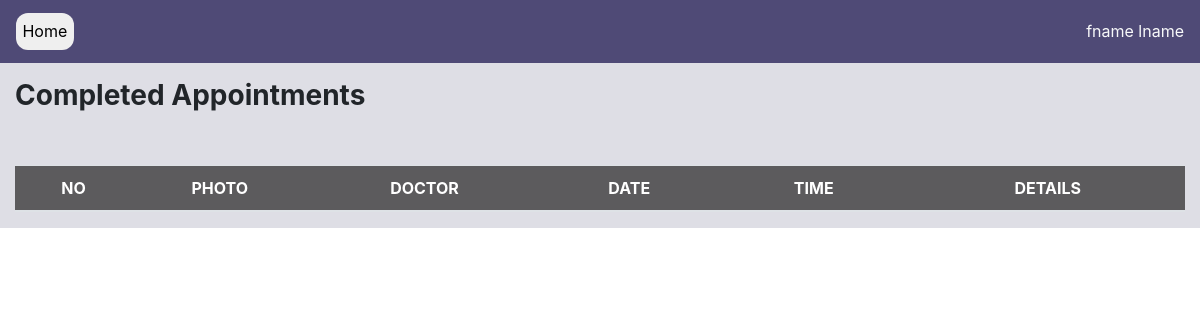
Page /patient-completed-appointment (signed in) on the earlier database version.
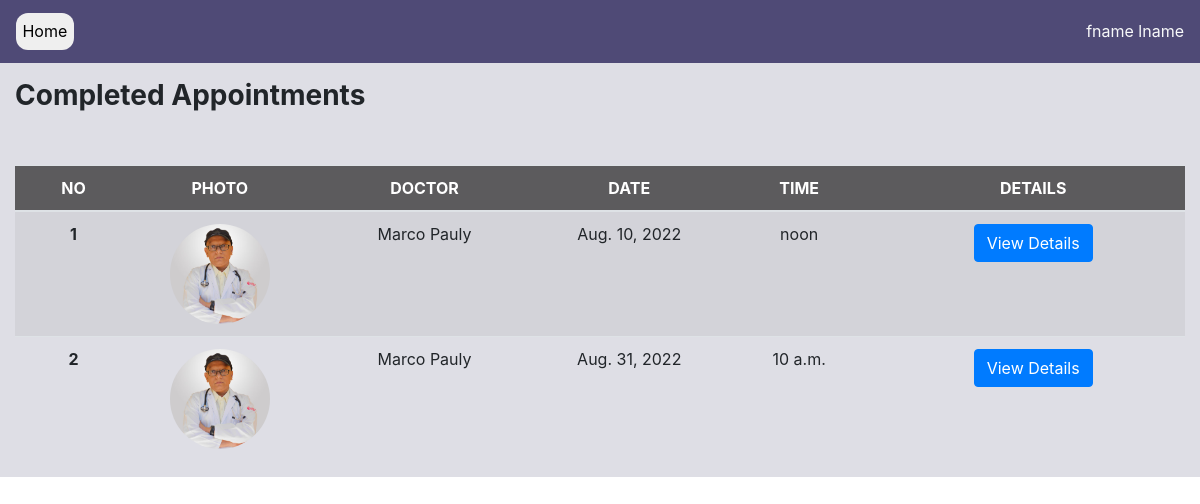
Same page on the later database version.
### appointment/models.py (models this page shows, shortened)
class Appointment(models.Model):
    TIME_SLOT = [
    (1, '9:00-10:00'),
    (2, '10:00-11:00'),
    (3, '11:00-12:00'),
    (4, '13:00-14:00'),
    ]
    doctor = models.ForeignKey(User,on_delete=models.CASCADE, limit_choices_to={'user_type': 'D'}, related_name='doctor')
    patient = models.ForeignKey(User,on_delete=models.CASCADE, limit_choices_to={'user_type': 'P'})
    date =  models.DateField()
    start_time = models.TimeField(null=True)
    end_time = models.TimeField(null=True)
    reason = models.TextField()
    status = models.BooleanField(default=False)
    class Meta:
        db_table = 'appointment'
        constraints = [
            models.UniqueConstraint(fields=['patient', 'doctor', 'date'], name='unique_booking')
        ]
        ordering = ['date', 'start_time']

### profiles/models.py (models this page shows, shortened)
class DoctorProfile(models.Model):
    class Meta:
        db_table = 'doctor_profile'
    user = models.OneToOneField(
        User, on_delete=models.CASCADE,
        primary_key=True, limit_choices_to={'user_type': 'D'},
        related_name='docprofile', #* related_name is used to give alternate name to the reverse relationship
        )
    profile_pic = models.ImageField(upload_to='images/profiles/doctors') #TODO Change directory to /images/doctor/username
    qualification = models.CharField(max_length=100, blank=True, null=True)
    department = models.ForeignKey(Department, on_delete=models.CASCADE)

### accounts/models.py (models this page shows, shortened)
class User(AbstractUser):
    DOCTOR = 'D'
    PATIENT = 'P'
    USER_TYPES = [
        (DOCTOR, 'Doctor'),
        (PATIENT, 'Patient'),
    ]
    MALE = 'M'
    FEMALE = 'F'
    OTHER = 'O'
    PREFER_NOT_TO_SAY = 'N'
    GENDER = [
        (MALE, 'Male'),
        (FEMALE, 'Female'),
        (OTHER, 'Other'),
        (PREFER_NOT_TO_SAY, 'Prefer not to say')
    ]
    class Meta:
        db_table = 'user'
    user_type = models.CharField(choices=USER_TYPES, max_length=1, default=PATIENT)
    gender = models.CharField(choices=GENDER,  max_length=1, default=PREFER_NOT_TO_SAY)
    phone = PhoneNumberField(null=True, blank=True)
    def is_patient(self):
        if self.user_type == 'P':
            return True
        return False

### appointment/views.py (the view)
# urls.py: path('patient-completed-appointment', views.patient_completed_appointment, name='patient-completed-appointment'),
def patient_completed_appointment(request):
    context = {}
    user = request.user
    if not user.is_patient():
        return HttpResponse("NOT ALLOWED")
    appointments = Appointment.objects.filter(patient=user, status=True)
    context = {'appointments':appointments}
    return render(request, 'patient-completed-appointment.html', context=context)

### PMS/context_processors.py (called while the page is built)
def get_departments(request):
    departments = Department.objects.all()
    return {'departments': departments}

def get_time_slots(request):
    time_slot = Appointment.TIME_SLOT
    return {"time_slot": time_slot}

### appointment/templates/patient-completed-appointment.html (shortened to what this page needs)
{% load static %}
{% load bootstrap4 %}
<!DOCTYPE html>
<html>
    <head>
        <link rel="stylesheet" href="https://cdn.jsdelivr.net/npm/bootstrap@4.0.0/dist/css/bootstrap.min.css">
    </head>
    <body>
        {% include 'navbar-simple.html' %}
        <section style="height: auto;">
            <div class="container-fluid">
                <div class="row pt-3" style="background-color: #8889a347;">
                    <div class="col-md-6" style="align-items: center;"><h3><b>Completed Appointments</b></h3></div>
                <br>
                <br>
                <br>
                    <div class="col-md-12" style="align-items: center;">
                        <div class="table-responsive table-striped">
                            <table class="table table-hover">
                              <thead class="thead">
                                <tr>
                                  <th scope="col" width="10%">NO</th>
                                  <th scope="col" width="15%">PHOTO</th>
                                  <th scope="col" width="20%">DOCTOR</th>
                                  <th scope="col" width="15%">DATE</th>
                                  <th scope="col">TIME</th>
                                  <th scope="col">DETAILS</th>
                                </tr>
                              </thead>
                        <tbody>
{% for appointment in appointments %}
                                <tr>
                                    <th scope="row">{{forloop.counter}}</th>
                                    <td>
                                        {%if appointment.doctor.docprofile.profile_pic %}
                                            <img src="{{appointment.doctor.docprofile.profile_pic.url}}" class="photo">
                                        {% else %}
                                            <img src="{% static 'images\doctor_default.jpg' %}" class="photo">
                                        {% endif %}
                                    </td>
                                    <td>{{appointment.doctor.get_full_name}}</td>
                                    <td>{{appointment.date}}</td>
                                    <td>{{appointment.start_time}}</td>
                                    <td>
                                        <form action="{% url 'appointment:past-prescription' %}" method="post">
                                            <button class="btn btn-primary" type="submit" name="app_id" value={{appointment.id}}>View Details</button>
                                        </form>
                                    </td>
                                </tr>
{% endfor %}
                            </tbody>
                          </table>
                    </div>
                </div>
            </div>
        </section>
    </body>
</html>

Differences in the rows shown:
now on this page (row edited): Appointment: doctor.docprofile.profile_pic (picture), doctor.get_full_name "Marco Pauly", date "Aug. 10, 2022", start_time "noon", {{ appointment.id }} 3 (drawn)
added Appointment: doctor.docprofile.profile_pic (picture), doctor.get_full_name "Marco Pauly", date "Aug. 31, 2022", start_time "10 a.m.", {{ appointment.id }} 28 (drawn)
